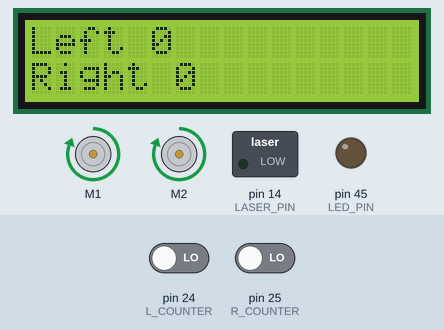
The sketch below on a simulated Arduino Mega 2560, built with avr-gcc and run on an emulated ATmega2560. Shown: 16×2 character LCD, 2 × DC motor (green arrow = forward, orange = backward, longer = faster), switched loads named in the sketch (green lamp = pin HIGH), output pins drawn as LEDs (lit = HIGH). Inputs (shaded band) come from the test bench; at power-on: pin 24 (L_COUNTER) LOW, pin 25 (R_COUNTER) LOW. What the sketch prints to the serial monitor is not drawn.

Above: at 3.1 s.
3.2 s: pin 24 (L_COUNTER) driven HIGH
At 5.7 s:
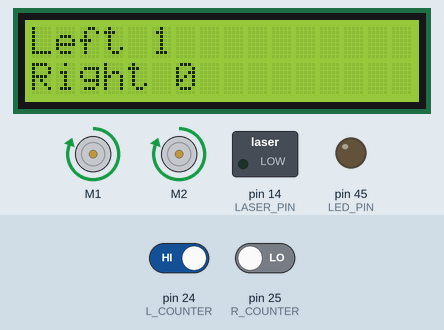
6.0 s: pin 25 (R_COUNTER) driven HIGH
At 7.1 s:
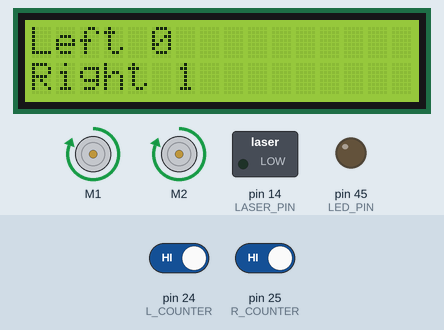
Timing chart, 0 to 9.0 s (numbered marks = the images above; inputs shaded):
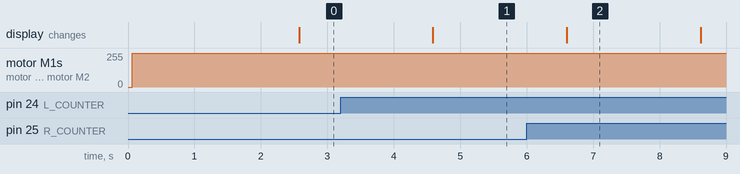

Measured:
- after the input at 3.2 s, the display: changes after 1.4 s (image 1)
- after the input at 6.0 s, the display: changes after 0.61 s (image 2)

The sketch:

Lab2_5.ino
```cpp
#include <AFMotor.h>
#include <LiquidCrystal_I2C.h>

#define LASER_PIN 14
#define LED_PIN 45
#define OPTO_PIN 22

#define LEFT_SPEED 255
#define RIGHT_SPEED 255

AF_DCMotor motorR(1);
AF_DCMotor motorL(2);
LiquidCrystal_I2C lcd(0x27, 16, 2);

#define L_COUNTER 24
#define R_COUNTER 25

uint32_t rCounter = 0;
uint32_t lCounter = 0;
uint32_t lastTime;

void setup() {
  // put your setup code here, to run once:
  Serial.begin(9600);
  Serial.println("SPEED,TIME,LEFT,RIGHT;");
  lcd.init();
  lcd.backlight();

  pinMode(LED_PIN, OUTPUT);
  pinMode(OPTO_PIN, INPUT);
  pinMode(LASER_PIN, OUTPUT);

  // MotorCounters
  pinMode(L_COUNTER, INPUT);
  pinMode(R_COUNTER, INPUT);

  motorR.setSpeed(RIGHT_SPEED);
  motorL.setSpeed(LEFT_SPEED);

  motorR.run(FORWARD);
  motorL.run(FORWARD);

  lastTime = millis();

}

void loop() {
  // put your main code here, to run repeatedly:
  bool r = LOW;
  bool l = LOW;
  bool rLast = LOW;
  bool lLast = LOW;

  rCounter = 0;


  motorR.run(FORWARD);
  motorL.run(FORWARD);
  delay(500);
  uint32_t _time = 2000;
  for (int j = 0; j < 5; j++) {

    // Serial.print("TIME: "); Serial.println(_time);
    for (int i = 0; i < 5; i++) {
      rCounter = 0;
      lCounter = 0;

      motorR.run(FORWARD);
      motorL.run(FORWARD);
      lastTime = millis();
      while (millis() - lastTime < _time) {
        r = digitalRead(R_COUNTER);
        l = digitalRead(L_COUNTER);

        if (r != rLast) {
          if (r == HIGH) {
            rCounter++;
          }
          rLast = r;
        }


        if (l != lLast) {
          if (l == HIGH) {
            lCounter++;
          }
          lLast = l;
        }
      }

      // motorR.run(RELEASE);
      // motorL.run(RELEASE);

      Serial.print(LEFT_SPEED);
      Serial.print(",");
      Serial.print(_time);
      Serial.print(",");
      Serial.print(lCounter);
      Serial.print(",");
      Serial.print(rCounter);
      Serial.println(";");

      lcd.setCursor(0, 0);
      lcd.print("Left ");
      lcd.print(lCounter);

      lcd.setCursor(0, 1);
      lcd.print("Right ");
      lcd.print(rCounter);
     }

    _time += 2000;
  }

  motorR.run(RELEASE);
  motorL.run(RELEASE);

  while (1);
}
```
